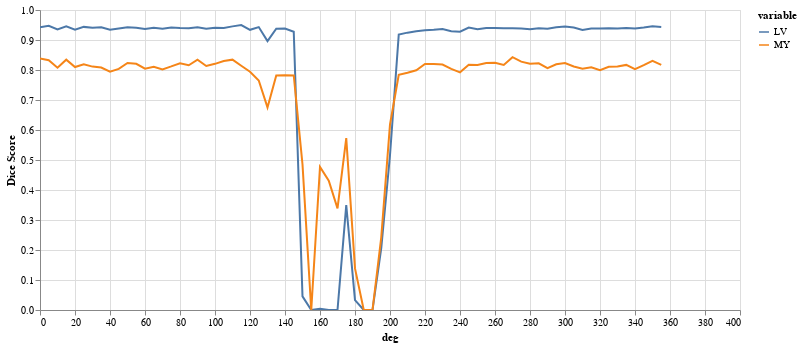

The notebook cell saved with this chart:
### Code cell
results = eval_rotation_series(img(), trueMask(), trainedModel, components=['bg','LV','MY'])
plot_eval_series(results)

### Figure 1 — Vega-Lite specification as saved in the notebook (floating-point values rounded to 4 significant figures; data arrays with more than 128 entries replaced by an {"elided": "..."} marker saying what was removed)
{"config": {"view": {"continuousWidth": 400, "continuousHeight": 300}}, "data": {"name": "data-9778cf4bdedaafad57b636adbef63a69"}, "mark": "line", "encoding": {"color": {"field": "variable", "type": "nominal"}, "tooltip": {"field": "Dice Score", "type": "quantitative"}, "x": {"field": "deg", "type": "quantitative"}, "y": {"field": "Dice Score", "type": "quantitative"}}, "height": 300, "selection": {"selector001": {"type": "interval", "bind": "scales", "encodings": ["x", "y"]}}, "width": 700, "$schema": "https://vega.github.io/schema/vega-lite/v4.17.0.json", "datasets": {"data-9778cf4bdedaafad57b636adbef63a69": {"elided": "144 records"}}}
